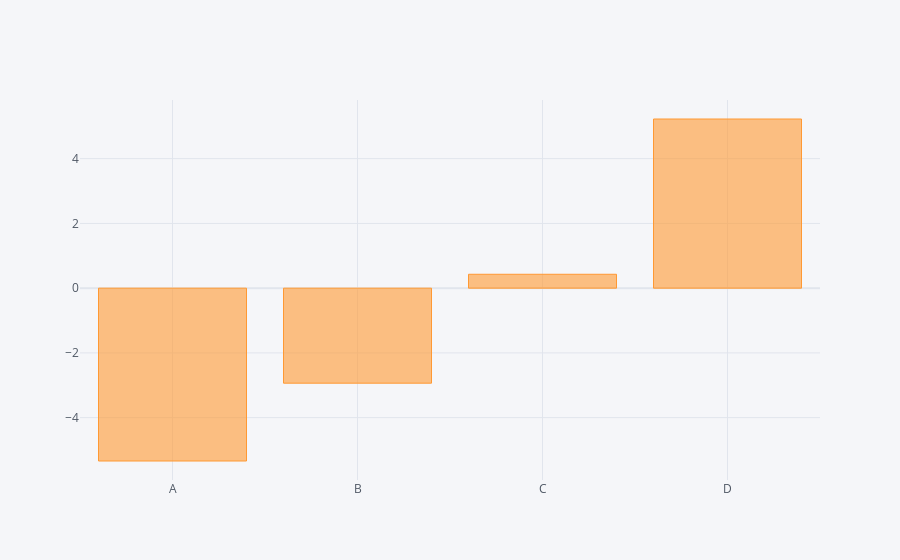

Write notebook code for a chart like this one.
### Code cell
df.sum().iplot(kind='bar')

### Figure 1 — Plotly figure (JSON) as saved in the notebook; plotly's stock layout.template omitted (floating-point values rounded to 4 significant figures)
{"data": [{"marker": {"color": "rgba(255, 153, 51, 0.6)", "line": {"color": "rgba(255, 153, 51, 1.0)", "width": 1}}, "name": "None", "orientation": "v", "text": "", "type": "bar", "x": ["A", "B", "C", "D"], "y": [-5.339, -2.935, 0.4292, 5.225]}], "layout": {"autosize": true, "legend": {"bgcolor": "#F5F6F9", "font": {"color": "#4D5663"}}, "paper_bgcolor": "#F5F6F9", "plot_bgcolor": "#F5F6F9", "title": {"font": {"color": "#4D5663"}}, "xaxis": {"autorange": true, "gridcolor": "#E1E5ED", "range": [-0.5, 3.5], "showgrid": true, "tickfont": {"color": "#4D5663"}, "title": {"font": {"color": "#4D5663"}, "text": ""}, "type": "category", "zerolinecolor": "#E1E5ED"}, "yaxis": {"autorange": true, "gridcolor": "#E1E5ED", "range": [-5.926, 5.812], "showgrid": true, "tickfont": {"color": "#4D5663"}, "title": {"font": {"color": "#4D5663"}, "text": ""}, "type": "linear", "zerolinecolor": "#E1E5ED"}}}
